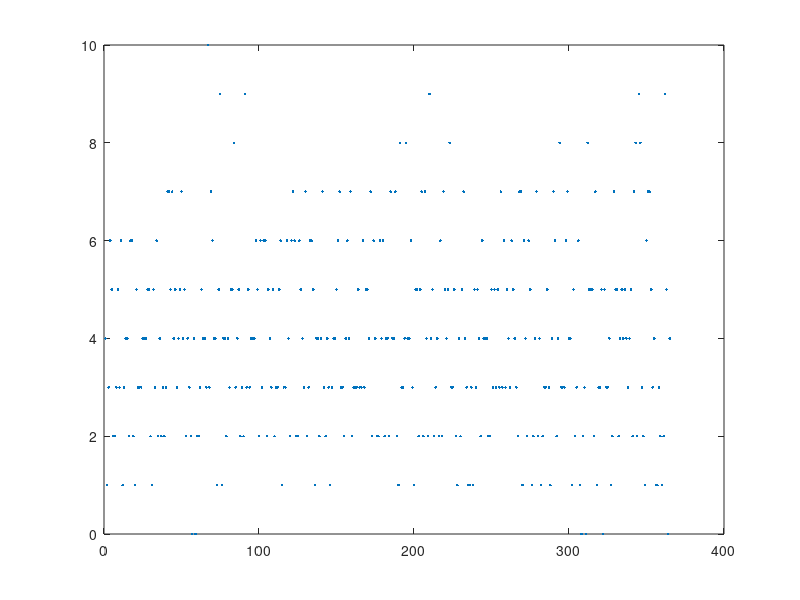
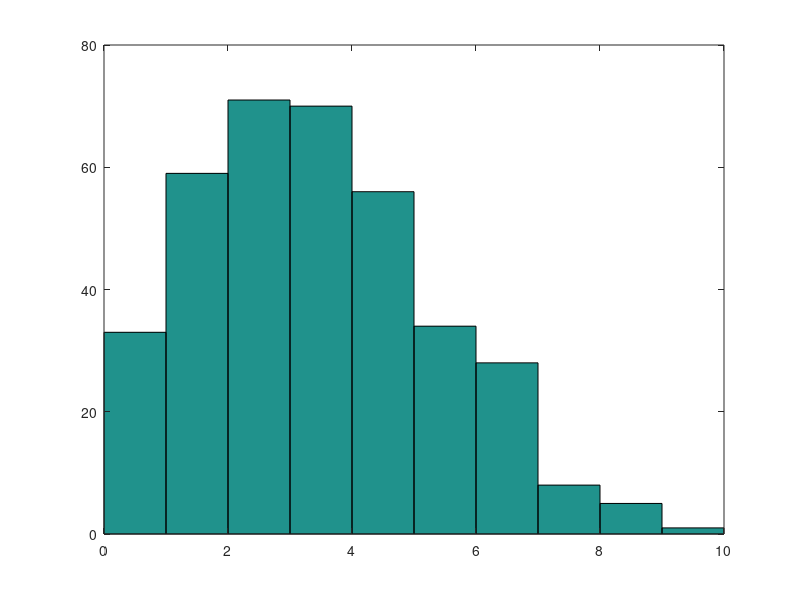

MATLAB code for these plots, in order:
function hypergeometric
%Hypergeometric testfunction
clear all

for X = 1:365 %for a whole year
num_items = 10000; %number of city inhabitants
num_desired = 200; %number of sick
draws = 200; %number of flights

x(X)=hygeinv(rand,num_items,num_desired,draws); %number of flying sick
%hypergeometrical distribution used, principle of having num_items balls
%from which num_desired are black and you take draws balls out without
%laying back and you look how many have been black. same used for looking
%how many sick persons flew with an airplane. hygeinv is the inverse of the
%cumulative distribution function. if you take a random number between 0
%and 1 for the probability then it says you how many sick people flew with
%this distribution. i think it works and so not every single sick person
%has to be calculated
end
figure(1)
plot(1:X,x,'.')
figure(2)
hist(x,10)
end